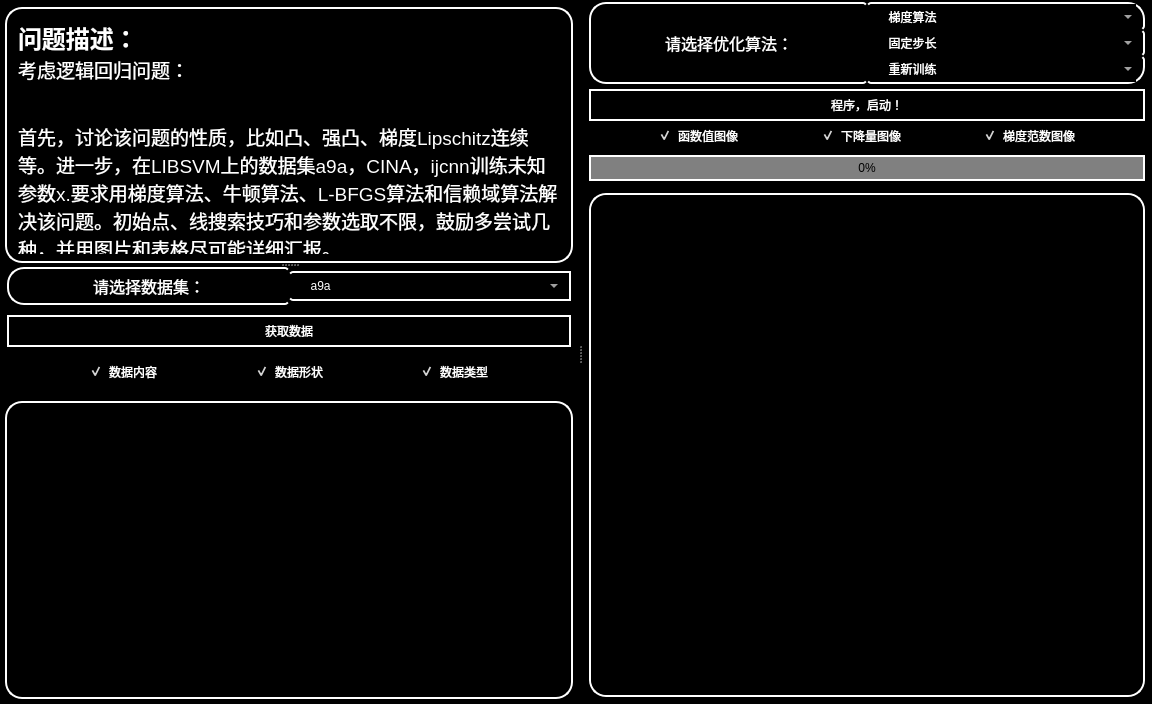
<?xml version="1.0" encoding="UTF-8"?>
<ui version="4.0">
 <class>Form</class>
 <widget class="QWidget" name="Form">
  <property name="geometry">
   <rect>
    <x>0</x>
    <y>0</y>
    <width>1152</width>
    <height>704</height>
   </rect>
  </property>
  <property name="windowTitle">
   <string>最优化</string>
  </property>
  <property name="windowIcon">
   <iconset resource="resource.qrc">
    <normaloff>:/icon/icon.ico</normaloff>:/icon/icon.ico</iconset>
  </property>
  <property name="styleSheet">
   <string notr="true">*{
background-color: black;
color: rgb(255, 255, 255);
border-radius:4px;
border:none;
font: 12pt &quot;微软雅黑&quot;;
}
</string>
  </property>
  <layout class="QHBoxLayout" name="horizontalLayout_5">
   <property name="spacing">
    <number>0</number>
   </property>
   <property name="leftMargin">
    <number>0</number>
   </property>
   <property name="topMargin">
    <number>2</number>
   </property>
   <property name="rightMargin">
    <number>0</number>
   </property>
   <property name="bottomMargin">
    <number>0</number>
   </property>
   <item>
    <widget class="QSplitter" name="splitter">
     <property name="orientation">
      <enum>Qt::Horizontal</enum>
     </property>
     <widget class="QSplitter" name="splitter_2">
      <property name="styleSheet">
       <string notr="true">border:none;</string>
      </property>
      <property name="orientation">
       <enum>Qt::Vertical</enum>
      </property>
      <widget class="QTextEdit" name="question">
       <property name="enabled">
        <bool>true</bool>
       </property>
       <property name="maximumSize">
        <size>
         <width>16777215</width>
         <height>310</height>
        </size>
       </property>
       <property name="styleSheet">
        <string notr="true">border:2px solid white;
margin-top:5px;
margin-left:5px;
margin-right:5px;
padding:7px;
border-radius:17px;
background-color: rgb(0, 0, 0);</string>
       </property>
       <property name="verticalScrollBarPolicy">
        <enum>Qt::ScrollBarAlwaysOff</enum>
       </property>
       <property name="horizontalScrollBarPolicy">
        <enum>Qt::ScrollBarAlwaysOff</enum>
       </property>
       <property name="html">
        <string>&lt;!DOCTYPE HTML PUBLIC &quot;-//W3C//DTD HTML 4.0//EN&quot; &quot;http://www.w3.org/TR/REC-html40/strict.dtd&quot;&gt;
&lt;html&gt;&lt;head&gt;&lt;meta name=&quot;qrichtext&quot; content=&quot;1&quot; /&gt;&lt;style type=&quot;text/css&quot;&gt;
p, li { white-space: pre-wrap; }
&lt;/style&gt;&lt;/head&gt;&lt;body style=&quot; font-family:'微软雅黑'; font-size:12pt; font-weight:400; font-style:normal;&quot;&gt;
&lt;p style=&quot; margin-top:0px; margin-bottom:0px; margin-left:0px; margin-right:0px; -qt-block-indent:0; text-indent:0px;&quot;&gt;&lt;span style=&quot; font-size:18pt; font-weight:600;&quot;&gt;问题描述：&lt;/span&gt;&lt;/p&gt;
&lt;p style=&quot; margin-top:0px; margin-bottom:0px; margin-left:0px; margin-right:0px; -qt-block-indent:0; text-indent:0px;&quot;&gt;&lt;span style=&quot; font-family:'SimSun'; font-size:14pt;&quot;&gt;考虑逻辑回归问题：&lt;/span&gt;&lt;/p&gt;
&lt;p align=&quot;center&quot; style=&quot; margin-top:0px; margin-bottom:0px; margin-left:0px; margin-right:0px; -qt-block-indent:0; text-indent:0px;&quot;&gt;&lt;img src=&quot;:/icon/formule.png&quot; /&gt;&lt;/p&gt;
&lt;p align=&quot;center&quot; style=&quot;-qt-paragraph-type:empty; margin-top:0px; margin-bottom:0px; margin-left:0px; margin-right:0px; -qt-block-indent:0; text-indent:0px;&quot;&gt;&lt;br /&gt;&lt;/p&gt;
&lt;p style=&quot; margin-top:0px; margin-bottom:0px; margin-left:0px; margin-right:0px; -qt-block-indent:0; text-indent:0px;&quot;&gt;&lt;span style=&quot; font-family:'SimSun'; font-size:14pt;&quot;&gt;首先，讨论该问题的性质，比如凸、强凸、梯度Lipschitz连续等。进一步，在LIBSVM上的数据集a9a，CINA，ijcnn训练未知参数x.要求用梯度算法、牛顿算法、L-BFGS算法和信赖域算法解决该问题。初始点、线搜索技巧和参数选取不限，鼓励多尝试几种，并用图片和表格尽可能详细汇报。&lt;/span&gt;&lt;/p&gt;&lt;/body&gt;&lt;/html&gt;</string>
       </property>
       <property name="overwriteMode">
        <bool>false</bool>
       </property>
      </widget>
      <widget class="QWidget" name="widget_5" native="true">
       <property name="styleSheet">
        <string notr="true">background-color:transparent;</string>
       </property>
       <layout class="QHBoxLayout" name="horizontalLayout_2">
        <property name="spacing">
         <number>0</number>
        </property>
        <property name="leftMargin">
         <number>0</number>
        </property>
        <property name="topMargin">
         <number>0</number>
        </property>
        <property name="rightMargin">
         <number>0</number>
        </property>
        <property name="bottomMargin">
         <number>0</number>
        </property>
        <item>
         <layout class="QVBoxLayout" name="verticalLayout">
          <property name="spacing">
           <number>10</number>
          </property>
          <item>
           <layout class="QHBoxLayout" name="horizontalLayout">
            <property name="spacing">
             <number>0</number>
            </property>
            <item>
             <widget class="QLabel" name="label">
              <property name="font">
               <font>
                <family>微软雅黑</family>
                <pointsize>12</pointsize>
                <weight>50</weight>
                <italic>false</italic>
                <bold>false</bold>
               </font>
              </property>
              <property name="styleSheet">
               <string notr="true">border:2px solid white;
border-right:none;
border-top-left-radius:17px;
border-bottom-left-radius:17px;
padding:5px;
margin-left:7px;
background-color: rgb(0, 0, 0);
font: 12pt &quot;微软雅黑&quot;;</string>
              </property>
              <property name="text">
               <string>请选择数据集：</string>
              </property>
              <property name="alignment">
               <set>Qt::AlignCenter</set>
              </property>
             </widget>
            </item>
            <item>
             <widget class="QComboBox" name="dataSet">
              <property name="styleSheet">
               <string notr="true">border:2px solid white;
border-left:none;
border-top-right-radius:17px;
border-bottom-right-radius:17px;
padding:5px;
margin-right:7px;
background-color: rgb(0, 0, 0);</string>
              </property>
              <item>
               <property name="text">
                <string>     a9a</string>
               </property>
              </item>
              <item>
               <property name="text">
                <string>     CINA</string>
               </property>
              </item>
              <item>
               <property name="text">
                <string>     ijcnn</string>
               </property>
              </item>
             </widget>
            </item>
           </layout>
          </item>
          <item>
           <widget class="QPushButton" name="getData">
            <property name="styleSheet">
             <string notr="true">QPushButton {
border:2px solid white;
border-radius:17px;
padding:5px;
background-color: rgb(0, 0, 0);
margin-left:7px;
margin-right:7px;
}
QPushButton:pressed {
padding-left:7px;
padding-top:7px;
}</string>
            </property>
            <property name="text">
             <string>获取数据</string>
            </property>
           </widget>
          </item>
          <item>
           <widget class="QWidget" name="widget_6" native="true">
            <property name="styleSheet">
             <string notr="true">border:none;
background-color:transparent;</string>
            </property>
            <layout class="QHBoxLayout" name="horizontalLayout_4">
             <property name="spacing">
              <number>0</number>
             </property>
             <property name="leftMargin">
              <number>0</number>
             </property>
             <property name="topMargin">
              <number>0</number>
             </property>
             <property name="rightMargin">
              <number>0</number>
             </property>
             <property name="bottomMargin">
              <number>0</number>
             </property>
             <item>
              <layout class="QHBoxLayout" name="horizontalLayout_10">
               <property name="spacing">
                <number>10</number>
               </property>
               <item>
                <spacer name="horizontalSpacer_8">
                 <property name="orientation">
                  <enum>Qt::Horizontal</enum>
                 </property>
                 <property name="sizeHint" stdset="0">
                  <size>
                   <width>40</width>
                   <height>20</height>
                  </size>
                 </property>
                </spacer>
               </item>
               <item>
                <widget class="QCheckBox" name="dataContent">
                 <property name="maximumSize">
                  <size>
                   <width>120</width>
                   <height>16777215</height>
                  </size>
                 </property>
                 <property name="styleSheet">
                  <string notr="true">padding:5px;
margin-left:7px;
background-color: rgb(0, 0, 0);</string>
                 </property>
                 <property name="text">
                  <string>数据内容</string>
                 </property>
                 <property name="checked">
                  <bool>true</bool>
                 </property>
                </widget>
               </item>
               <item>
                <spacer name="horizontalSpacer_10">
                 <property name="orientation">
                  <enum>Qt::Horizontal</enum>
                 </property>
                 <property name="sizeHint" stdset="0">
                  <size>
                   <width>40</width>
                   <height>20</height>
                  </size>
                 </property>
                </spacer>
               </item>
               <item>
                <widget class="QCheckBox" name="dataShape">
                 <property name="maximumSize">
                  <size>
                   <width>120</width>
                   <height>16777215</height>
                  </size>
                 </property>
                 <property name="styleSheet">
                  <string notr="true">padding:5px;
background-color: rgb(0, 0, 0);</string>
                 </property>
                 <property name="text">
                  <string>数据形状</string>
                 </property>
                 <property name="checked">
                  <bool>true</bool>
                 </property>
                </widget>
               </item>
               <item>
                <spacer name="horizontalSpacer_11">
                 <property name="orientation">
                  <enum>Qt::Horizontal</enum>
                 </property>
                 <property name="sizeHint" stdset="0">
                  <size>
                   <width>40</width>
                   <height>20</height>
                  </size>
                 </property>
                </spacer>
               </item>
               <item>
                <widget class="QCheckBox" name="dataType">
                 <property name="maximumSize">
                  <size>
                   <width>120</width>
                   <height>16777215</height>
                  </size>
                 </property>
                 <property name="styleSheet">
                  <string notr="true">padding:5px;
margin-right:7px;
background-color: rgb(0, 0, 0);</string>
                 </property>
                 <property name="text">
                  <string>数据类型</string>
                 </property>
                 <property name="checked">
                  <bool>true</bool>
                 </property>
                </widget>
               </item>
               <item>
                <spacer name="horizontalSpacer_9">
                 <property name="orientation">
                  <enum>Qt::Horizontal</enum>
                 </property>
                 <property name="sizeHint" stdset="0">
                  <size>
                   <width>40</width>
                   <height>20</height>
                  </size>
                 </property>
                </spacer>
               </item>
              </layout>
             </item>
            </layout>
           </widget>
          </item>
          <item>
           <widget class="QTextBrowser" name="displayData">
            <property name="font">
             <font>
              <family>Cambria</family>
              <pointsize>12</pointsize>
              <weight>50</weight>
              <italic>true</italic>
              <bold>false</bold>
             </font>
            </property>
            <property name="styleSheet">
             <string notr="true">padding:5px;
font: italic 12pt &quot;Cambria&quot;;
margin:5px;
border:2px solid white;
border-radius:17px;
background-color: rgb(0, 0, 0);</string>
            </property>
            <property name="verticalScrollBarPolicy">
             <enum>Qt::ScrollBarAsNeeded</enum>
            </property>
            <property name="horizontalScrollBarPolicy">
             <enum>Qt::ScrollBarAlwaysOff</enum>
            </property>
            <property name="html">
             <string>&lt;!DOCTYPE HTML PUBLIC &quot;-//W3C//DTD HTML 4.0//EN&quot; &quot;http://www.w3.org/TR/REC-html40/strict.dtd&quot;&gt;
&lt;html&gt;&lt;head&gt;&lt;meta name=&quot;qrichtext&quot; content=&quot;1&quot; /&gt;&lt;style type=&quot;text/css&quot;&gt;
p, li { white-space: pre-wrap; }
&lt;/style&gt;&lt;/head&gt;&lt;body style=&quot; font-family:'Cambria'; font-size:12pt; font-weight:400; font-style:italic;&quot;&gt;
&lt;p style=&quot;-qt-paragraph-type:empty; margin-top:0px; margin-bottom:0px; margin-left:0px; margin-right:0px; -qt-block-indent:0; text-indent:0px; font-family:'Bahnschrift Condensed'; font-size:9pt; font-style:normal;&quot;&gt;&lt;br /&gt;&lt;/p&gt;&lt;/body&gt;&lt;/html&gt;</string>
            </property>
           </widget>
          </item>
         </layout>
        </item>
       </layout>
      </widget>
     </widget>
     <widget class="QWidget" name="layoutWidget">
      <layout class="QVBoxLayout" name="verticalLayout_5">
       <property name="spacing">
        <number>5</number>
       </property>
       <item>
        <layout class="QHBoxLayout" name="horizontalLayout_3">
         <property name="spacing">
          <number>0</number>
         </property>
         <item>
          <widget class="QLabel" name="label_1">
           <property name="font">
            <font>
             <family>微软雅黑</family>
             <pointsize>12</pointsize>
             <weight>50</weight>
             <italic>false</italic>
             <bold>false</bold>
            </font>
           </property>
           <property name="styleSheet">
            <string notr="true">border:2px solid white;
border-right:none;
border-top-left-radius:17px;
border-bottom-left-radius:17px;
padding:5px;
margin-left:7px;
background-color: rgb(0, 0, 0);
font: 12pt &quot;微软雅黑&quot;;</string>
           </property>
           <property name="text">
            <string>请选择优化算法：</string>
           </property>
           <property name="alignment">
            <set>Qt::AlignCenter</set>
           </property>
          </widget>
         </item>
         <item>
          <layout class="QVBoxLayout" name="verticalLayout_3">
           <property name="spacing">
            <number>0</number>
           </property>
           <item>
            <widget class="QComboBox" name="solutionSet">
             <property name="styleSheet">
              <string notr="true">border:2px solid white;
border-left:none;
border-bottom:none;
border-top-right-radius:17px;
padding:5px;
margin-right:7px;
background-color: rgb(0, 0, 0);</string>
             </property>
             <item>
              <property name="text">
               <string>     梯度算法</string>
              </property>
             </item>
             <item>
              <property name="text">
               <string>     牛顿算法</string>
              </property>
             </item>
             <item>
              <property name="text">
               <string>     L-BFGS算法</string>
              </property>
             </item>
             <item>
              <property name="text">
               <string>     信赖域算法</string>
              </property>
             </item>
            </widget>
           </item>
           <item>
            <widget class="QComboBox" name="stepSet">
             <property name="styleSheet">
              <string notr="true">border:none;
border-right:2px solid white;
padding:5px;
margin-right:7px;
background-color: rgb(0, 0, 0);</string>
             </property>
             <item>
              <property name="text">
               <string>     固定步长</string>
              </property>
             </item>
             <item>
              <property name="text">
               <string>     Armijo线搜索</string>
              </property>
             </item>
             <item>
              <property name="text">
               <string>     BB步长</string>
              </property>
             </item>
             <item>
              <property name="text">
               <string>     Wolfe线搜索</string>
              </property>
             </item>
            </widget>
           </item>
           <item>
            <widget class="QComboBox" name="trainSet">
             <property name="styleSheet">
              <string notr="true">border:2px solid white;
border-left:none;
border-top:none;
border-bottom-right-radius:17px;
padding:5px;
margin-right:7px;
background-color: rgb(0, 0, 0);</string>
             </property>
             <item>
              <property name="text">
               <string>     重新训练</string>
              </property>
             </item>
             <item>
              <property name="text">
               <string>     导入已有数据</string>
              </property>
             </item>
            </widget>
           </item>
          </layout>
         </item>
        </layout>
       </item>
       <item>
        <widget class="QPushButton" name="codeGo">
         <property name="styleSheet">
          <string notr="true">QPushButton {
border:2px solid white;
border-radius:17px;
padding:5px;
background-color: rgb(0, 0, 0);
margin-left:7px;
margin-right:7px;
}
QPushButton:pressed {
padding-left:7px;
padding-top:7px;
}</string>
         </property>
         <property name="text">
          <string>程序，启动！</string>
         </property>
        </widget>
       </item>
       <item>
        <layout class="QHBoxLayout" name="horizontalLayout_6">
         <item>
          <spacer name="horizontalSpacer_4">
           <property name="orientation">
            <enum>Qt::Horizontal</enum>
           </property>
           <property name="sizeHint" stdset="0">
            <size>
             <width>40</width>
             <height>20</height>
            </size>
           </property>
          </spacer>
         </item>
         <item>
          <widget class="QCheckBox" name="valueImage">
           <property name="styleSheet">
            <string notr="true">margin-bottom:5px;
background-color: rgb(0, 0, 0);</string>
           </property>
           <property name="text">
            <string>函数值图像</string>
           </property>
           <property name="checked">
            <bool>true</bool>
           </property>
          </widget>
         </item>
         <item>
          <spacer name="horizontalSpacer_5">
           <property name="orientation">
            <enum>Qt::Horizontal</enum>
           </property>
           <property name="sizeHint" stdset="0">
            <size>
             <width>40</width>
             <height>20</height>
            </size>
           </property>
          </spacer>
         </item>
         <item>
          <widget class="QCheckBox" name="declineImage">
           <property name="styleSheet">
            <string notr="true">margin-bottom:5px;
background-color: rgb(0, 0, 0);</string>
           </property>
           <property name="text">
            <string>下降量图像</string>
           </property>
           <property name="checked">
            <bool>true</bool>
           </property>
          </widget>
         </item>
         <item>
          <spacer name="horizontalSpacer_6">
           <property name="orientation">
            <enum>Qt::Horizontal</enum>
           </property>
           <property name="sizeHint" stdset="0">
            <size>
             <width>40</width>
             <height>20</height>
            </size>
           </property>
          </spacer>
         </item>
         <item>
          <widget class="QCheckBox" name="gradImage">
           <property name="styleSheet">
            <string notr="true">margin-bottom:5px;
background-color: rgb(0, 0, 0);</string>
           </property>
           <property name="text">
            <string>梯度范数图像</string>
           </property>
           <property name="checked">
            <bool>true</bool>
           </property>
          </widget>
         </item>
         <item>
          <spacer name="horizontalSpacer_7">
           <property name="orientation">
            <enum>Qt::Horizontal</enum>
           </property>
           <property name="sizeHint" stdset="0">
            <size>
             <width>40</width>
             <height>20</height>
            </size>
           </property>
          </spacer>
         </item>
        </layout>
       </item>
       <item>
        <layout class="QVBoxLayout" name="verticalLayout_2">
         <property name="spacing">
          <number>5</number>
         </property>
         <item>
          <widget class="QProgressBar" name="progressBar">
           <property name="styleSheet">
            <string notr="true">QProgressBar {
color:black;
margin-left:7px;
margin-right:7px;
border: 2px solid white;
border-radius: 17px;
background-color: gray;
}
QProgressBar::chunk {
background-color: white;
width: 10px;
margin: 0.5px;
}</string>
           </property>
           <property name="value">
            <number>0</number>
           </property>
           <property name="alignment">
            <set>Qt::AlignCenter</set>
           </property>
           <property name="textVisible">
            <bool>true</bool>
           </property>
          </widget>
         </item>
         <item>
          <widget class="QScrollArea" name="scrollArea">
           <property name="styleSheet">
            <string notr="true">margin:7px;
border:2px solid white;
border-radius:17px;</string>
           </property>
           <property name="widgetResizable">
            <bool>true</bool>
           </property>
           <widget class="QWidget" name="scrollAreaWidgetContents">
            <property name="geometry">
             <rect>
              <x>0</x>
              <y>0</y>
              <width>560</width>
              <height>421</height>
             </rect>
            </property>
            <property name="styleSheet">
             <string notr="true">border:none;
margin:0px;</string>
            </property>
            <layout class="QVBoxLayout" name="verticalLayout_4">
             <property name="spacing">
              <number>5</number>
             </property>
             <property name="leftMargin">
              <number>0</number>
             </property>
             <property name="topMargin">
              <number>0</number>
             </property>
             <property name="rightMargin">
              <number>0</number>
             </property>
             <property name="bottomMargin">
              <number>0</number>
             </property>
            </layout>
           </widget>
          </widget>
         </item>
        </layout>
       </item>
      </layout>
     </widget>
    </widget>
   </item>
  </layout>
 </widget>
 <resources>
  <include location="resource.qrc"/>
 </resources>
 <connections/>
</ui>
